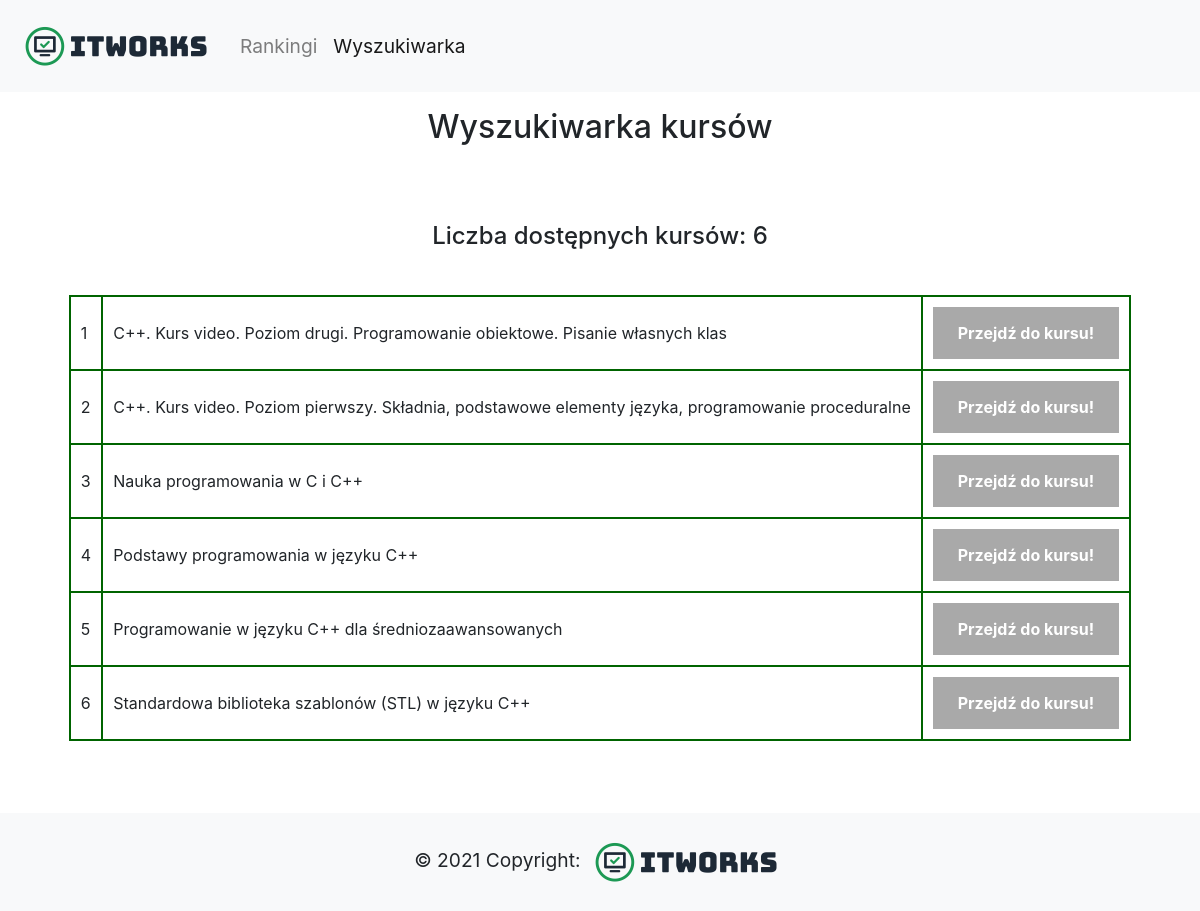
Screenshot of /search-cplusplus with the database file from the repository.
### tables this page shows
CREATE TABLE courses (course_title TEXT, course_url TEXT);

### app.py (the view)
@app.route('/search-cplusplus', methods=['GET','POST'])
def search_cplusplus():
    def get_courses(offset=0, per_page=10):
        return rows[offset: offset + per_page]
    try:
        conn = sqlite3.connect('courses.db')
        conn.row_factory = sqlite3.Row
        cur = conn.cursor()
        query = "SELECT * from courses WHERE course_title LIKE '%c++%' ORDER BY course_title"
        cur.execute(query)
        conn.commit()
        rows = cur.fetchall()
        rows_number = len(rows)
        if rows:
            flash("Liczba dostępnych kursów: " + str(len(rows)))
        page, per_page, offset = get_page_args(page_parameter='page', per_page_parameter='per_page')
        total = len(rows)
        pagination_courses = get_courses(offset=offset, per_page=per_page)
        pagination = Pagination(page=page, per_page=per_page, total=total, css_framework='bootstrap4')
        conn.close()
        return render_template('categories_search_results.html', rows=pagination_courses,
            page=page, per_page=per_page, pagination=pagination)
    except OperationalError:
        flash("Wystąpił błąd podczas próby połączenia się z bazą")

### templates/categories_search_results.html (shortened to what this page needs)
<!DOCTYPE html>
<html lang="en">
<head>
    <link rel="stylesheet" href="https://maxcdn.bootstrapcdn.com/bootstrap/4.5.2/css/bootstrap.min.css">
</head>
<body>
    <div id="page-container">
        <nav class="navbar navbar-expand-lg navbar-light bg-light">
            <a class="navbar-brand" href="/">
                <img src="{{url_for('static', filename='logo2.png')}}" alt="">
            </a>
            <div class="collapse navbar-collapse" id="navbarNav" style="font-size: larger;">
                <ul class="navbar-nav">
                    <li class="nav-item ">
                        <a class="nav-link" href="/">Rankingi</a>
                    </li>
                    <li class="nav-item active">
                        <a class="nav-link" href="/browser">Wyszukiwarka</a>
                    </li>
                </ul>
            </div>
        </nav>
        <div id="content-wrap">
            <div class="container h-100">
                <div class="row h-100 justify-content-center align-items-center">
                    <div class="d-flex justify-content-center mt-3 mb-3">
                        <h2>Wyszukiwarka kursów</h2>
                    </div>
                </div>
              </div>
        <div class="container-fluid p-3 my-3">
            {% for message in get_flashed_messages() %}
            <div class="d-flex justify-content-center" style="font-size: larger; font-weight: bold; padding: 20px;"><h4>{{ message }}</h4></div>
            {% endfor %}
            <div class="d-flex justify-content-center" style="font-size: larger; font-weight: bold; padding: 8px;">{{ pagination.links }}</div>
            <table style="margin-left: auto; margin-right: auto;">
                {% for row in rows %}
                <tr>
                    <td>{{ loop.index + (page - 1) * per_page }}</td>
                    <td>{{row["course_title"]}}</td>
                    <td><a href='{{row["course_url"]}}' class="courseLink" target="_blank">Przejdź do kursu!</a></td>
                </tr>
                {% endfor %}
            </table>
            <div class="d-flex justify-content-center" style="font-size: larger; font-weight: bold; padding: 20px;">{{ pagination.links }}</div>
        </div>
        <footer class="bg-light text-center text-lg-start" style="left: 0; bottom: 0; width: 100%;" id="footer">
            <div class="text-center p-3 bg-light" style=" font-size: larger;">
                © 2021 Copyright: <img src="{{url_for('static', filename='logo2.png')}}" alt="">
            </div>
        </footer>
    </div>
</body>
</html>

### templates/categories_search_results.html (style rules this page uses)
#page-container { position: relative; min-height: 91vh; }
#content-wrap { padding-bottom: 1.5rem; }
#footer { position: absolute; bottom: 0; width: 100%; height: 1.5rem; }
table, td { border: 2px solid darkgreen; padding: 10px; }
a:link.courseLink, a:visited.courseLink { background-color: darkgray; color: white; font-weight: bold; padding: 14px 25px; text-align: center; text-decoration: none; display: inline-block; }

### rows the page displays
courses: course_title "C++. Kurs video. Poziom drugi. Programowanie obiektowe. Pisanie własnych klas"
courses: course_title "C++. Kurs video. Poziom pierwszy. Składnia, podstawowe elementy języka, programowanie proceduralne"
courses: course_title "Nauka programowania w C i C++"
courses: course_title "Podstawy programowania w języku C++"
courses: course_title "Programowanie w języku C++ dla średniozaawansowanych"
courses: course_title "Standardowa biblioteka szablonów (STL) w języku C++"

### other values shown
{{ message }} "Liczba dostępnych kursów: 6"
